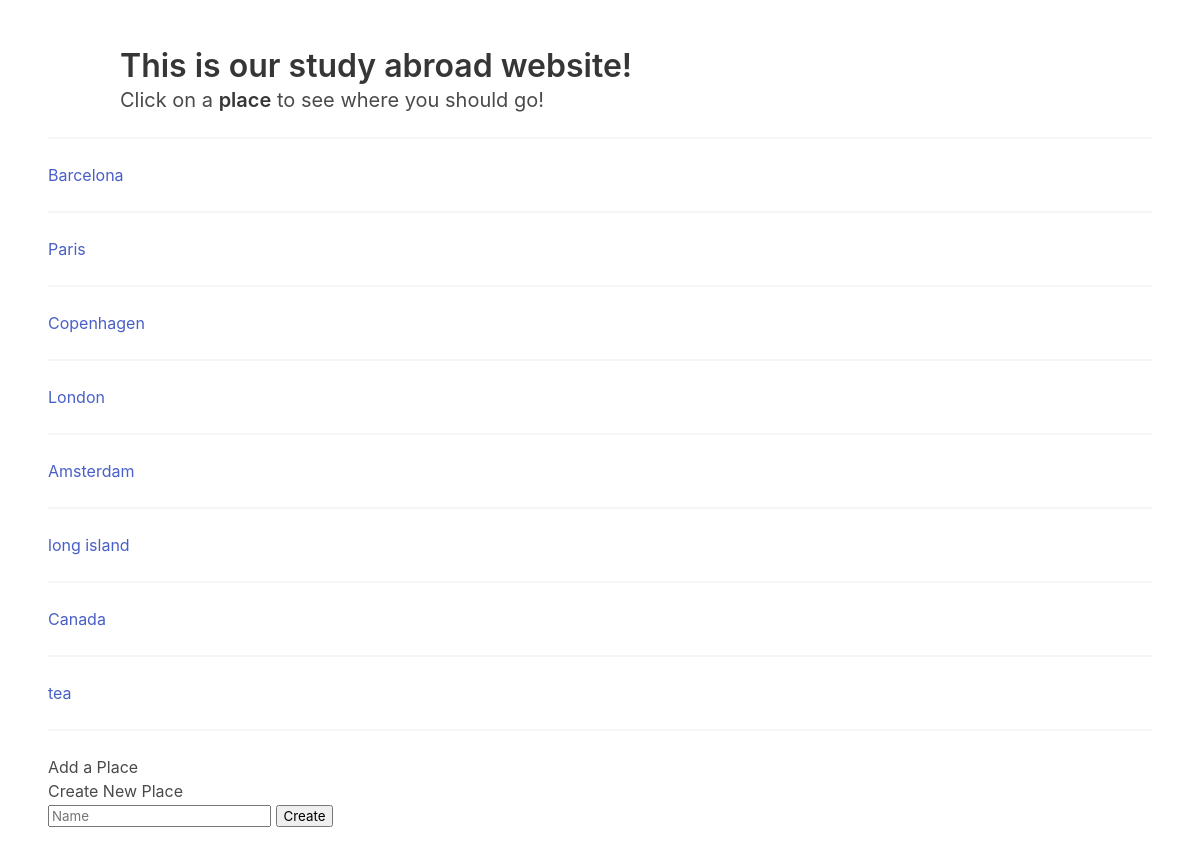
Before: / with the older database file.
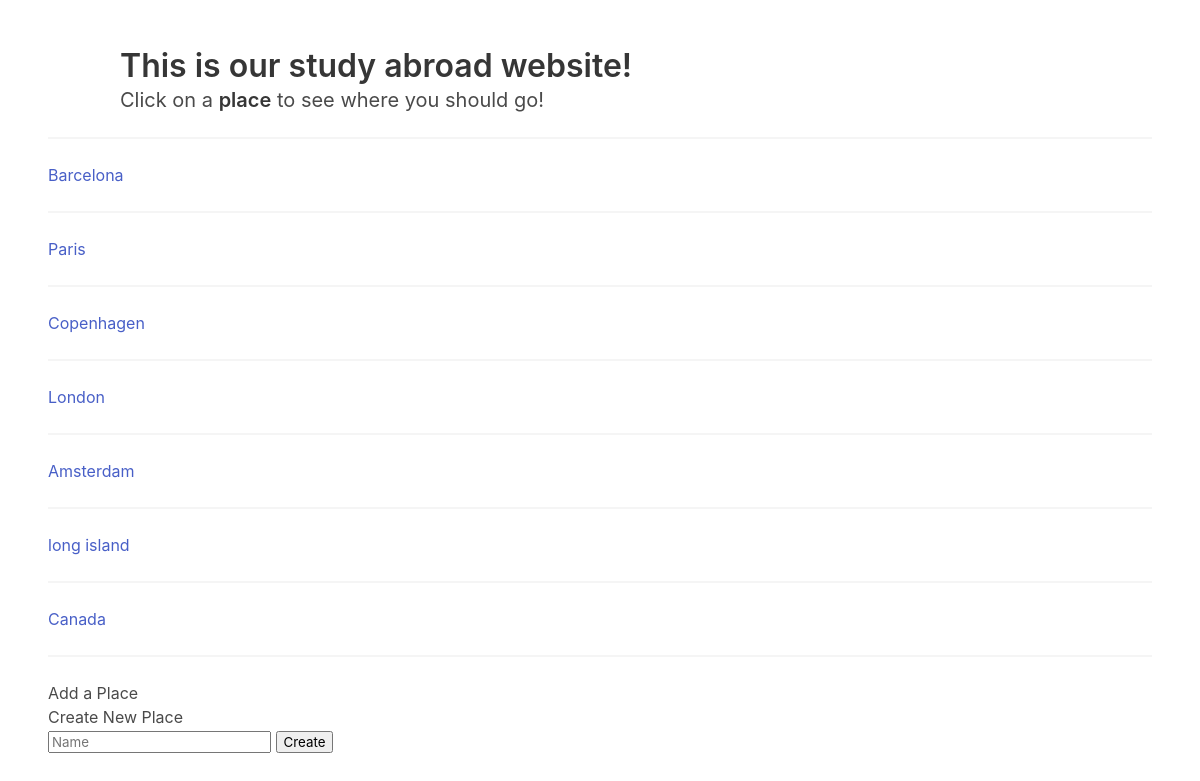
After: the same page with the newer database file.
### core/models.py (models this page shows)
class Place(models.Model):
    name = models.CharField(max_length=140)
    food = models.ManyToManyField(FoodReview, blank=True)
    tour = models.ManyToManyField(TourReview, blank=True)
    stay = models.ManyToManyField(StayReview, blank=True)

### core/views.py (the view)
# urls.py: path('', splash, name='splash'),
def splash(request):
    if request.method == "POST":
        name = request.POST["name"]
        Place.objects.create(name=name)
        return redirect("/")
    else:
        places = Place.objects.all()
        return render(request, "splash.html", {"places": places})

### core/templates/splash.html (shortened to what this page needs)
<!DOCTYPE html>
<html>
  <head>
    <link rel="stylesheet" href="https://cdn.jsdelivr.net/npm/bulma@0.8.0/css/bulma.min.css">
  </head>
  <body>
  <section class="section">
    <div class="container">
      <h1 class="title">
        This is our study abroad website!
      </h1>
      <p class="subtitle">
        Click on a <strong>place</strong> to see where you should go!
      </p>
    </div>
    <hr>
    {% for place in places %}
        <a href="/place/{{place.name}}">{{place.name}}</a>
        <hr>
    {% endfor %}
    <h3> Add a Place </h3>
    <form method="POST" action="/">
        <p>Create New Place</p>
        <input name="name" placeholder="Name" />
        <input type="submit" value="Create"/>
    </form>
  </section>
  </body>
</html>

Changed rows visible on the page:
removed Place: name "tea"
